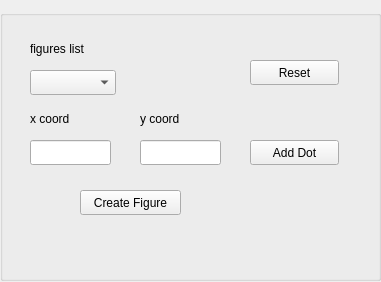
<?xml version="1.0" encoding="UTF-8"?>
<ui version="4.0">
 <class>MakeFigure</class>
 <widget class="QWidget" name="MakeFigure">
  <property name="geometry">
   <rect>
    <x>0</x>
    <y>0</y>
    <width>381</width>
    <height>282</height>
   </rect>
  </property>
  <property name="windowTitle">
   <string>Make Figure</string>
  </property>
  <widget class="QGroupBox" name="groupBox">
   <property name="geometry">
    <rect>
     <x>0</x>
     <y>10</y>
     <width>381</width>
     <height>271</height>
    </rect>
   </property>
   <property name="title">
    <string/>
   </property>
   <widget class="QPushButton" name="create_figure_button">
    <property name="geometry">
     <rect>
      <x>80</x>
      <y>180</y>
      <width>101</width>
      <height>25</height>
     </rect>
    </property>
    <property name="text">
     <string>Create Figure</string>
    </property>
   </widget>
   <widget class="QLineEdit" name="x_coord_line">
    <property name="geometry">
     <rect>
      <x>30</x>
      <y>130</y>
      <width>81</width>
      <height>25</height>
     </rect>
    </property>
    <property name="inputMethodHints">
     <set>Qt::ImhNone</set>
    </property>
   </widget>
   <widget class="QLineEdit" name="y_coord_line">
    <property name="geometry">
     <rect>
      <x>140</x>
      <y>130</y>
      <width>81</width>
      <height>25</height>
     </rect>
    </property>
   </widget>
   <widget class="QPushButton" name="add_dot_button">
    <property name="geometry">
     <rect>
      <x>250</x>
      <y>130</y>
      <width>89</width>
      <height>25</height>
     </rect>
    </property>
    <property name="text">
     <string>Add Dot</string>
    </property>
   </widget>
   <widget class="QComboBox" name="figures_list">
    <property name="geometry">
     <rect>
      <x>30</x>
      <y>60</y>
      <width>86</width>
      <height>25</height>
     </rect>
    </property>
   </widget>
   <widget class="QLabel" name="x_coord_label">
    <property name="geometry">
     <rect>
      <x>30</x>
      <y>100</y>
      <width>71</width>
      <height>17</height>
     </rect>
    </property>
    <property name="text">
     <string>x coord</string>
    </property>
   </widget>
   <widget class="QLabel" name="y_coord_label">
    <property name="geometry">
     <rect>
      <x>140</x>
      <y>100</y>
      <width>71</width>
      <height>17</height>
     </rect>
    </property>
    <property name="text">
     <string>y coord</string>
    </property>
   </widget>
   <widget class="QLabel" name="figure_label">
    <property name="geometry">
     <rect>
      <x>30</x>
      <y>30</y>
      <width>81</width>
      <height>17</height>
     </rect>
    </property>
    <property name="text">
     <string>figures list</string>
    </property>
   </widget>
   <widget class="QPushButton" name="reset_button">
    <property name="geometry">
     <rect>
      <x>250</x>
      <y>50</y>
      <width>89</width>
      <height>25</height>
     </rect>
    </property>
    <property name="text">
     <string>Reset</string>
    </property>
   </widget>
   <widget class="QLabel" name="error_label">
    <property name="geometry">
     <rect>
      <x>20</x>
      <y>220</y>
      <width>331</width>
      <height>31</height>
     </rect>
    </property>
    <property name="font">
     <font>
      <pointsize>14</pointsize>
     </font>
    </property>
    <property name="text">
     <string/>
    </property>
   </widget>
  </widget>
 </widget>
 <resources/>
 <connections/>
</ui>
